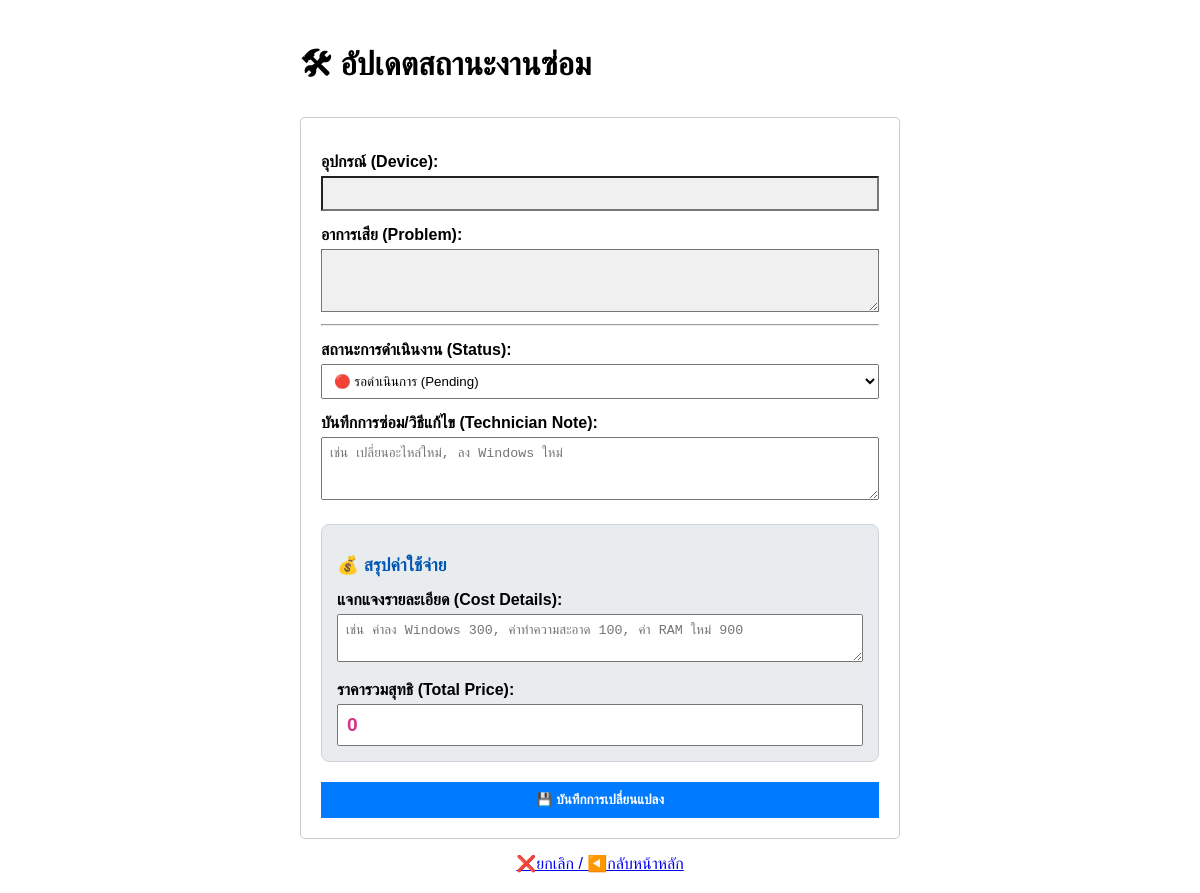
The app's page /update/1 (signed in), older data.
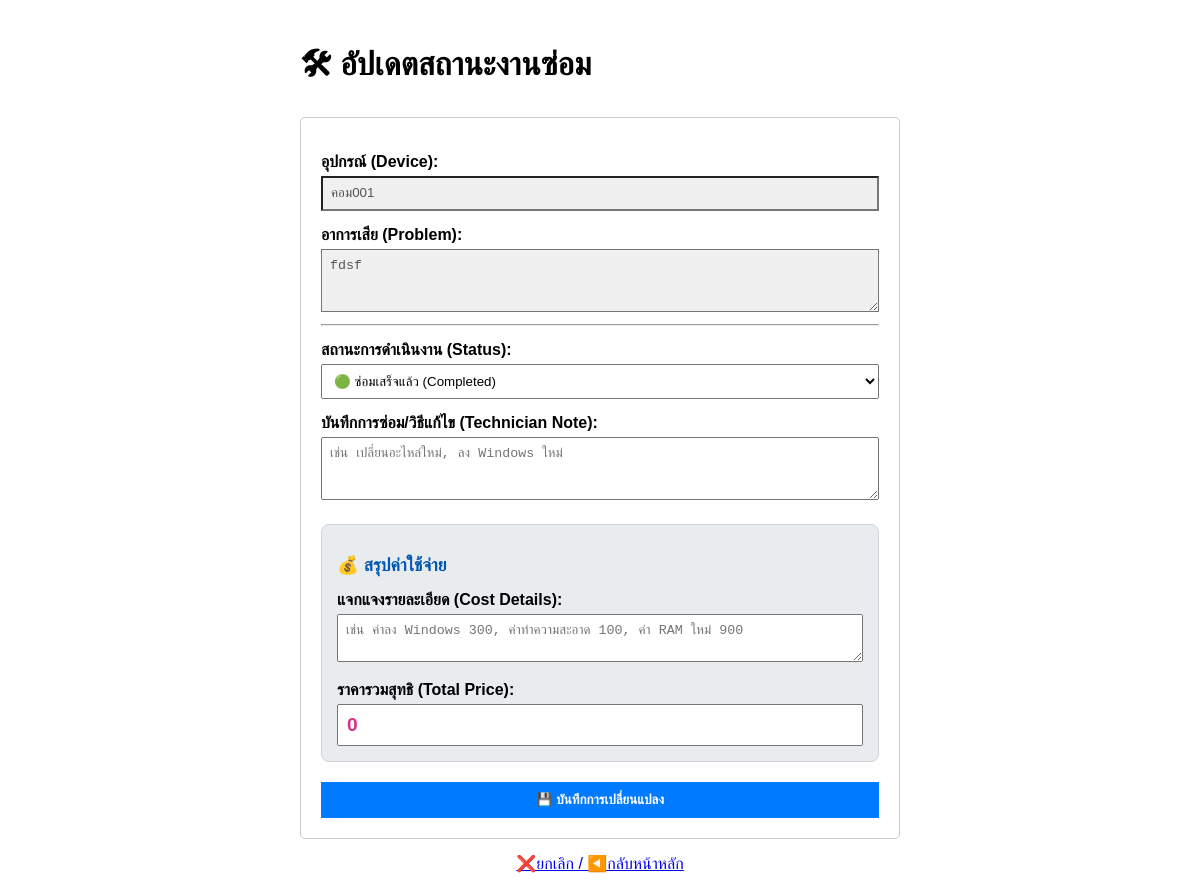
The same page, newer data.
### tables this page shows
CREATE TABLE repairs (
    repair_id INTEGER PRIMARY KEY AUTOINCREMENT,
    user_id INTEGER NOT NULL,
    device_name TEXT NOT NULL,
    problem_detail TEXT NOT NULL,
    location TEXT NOT NULL,
    status TEXT DEFAULT 'Pending',
    report_date TIMESTAMP DEFAULT CURRENT_TIMESTAMP,
    technician_note TEXT,
    spare_parts TEXT,
    cost INTEGER DEFAULT 0,
    FOREIGN KEY (user_id) REFERENCES users (user_id)
);

### app.py (the view, shortened to what this page needs)
@app.route('/update/<int:repair_id>', methods=['GET', 'POST'])
def update_repair(repair_id):
    if session.get('role') != 'admin':
        return redirect(url_for('login'))
    conn = get_db_connection()
    repair = conn.execute('SELECT * FROM repairs WHERE repair_id = ?', (repair_id,)).fetchone()
    conn.close()
    return render_template('update_repair.html', repair=repair)

### app.py (called while the page is built)
def get_db_connection():
    conn = sqlite3.connect('maintenance.db')
    conn.row_factory = sqlite3.Row
    return conn

### templates/update_repair.html (shortened to what this page needs)
<!DOCTYPE html>
<html>
<head>
</head>
<body>
    <h1>🛠 อัปเดตสถานะงานซ่อม</h1>
    <form method="POST">
        <label>อุปกรณ์ (Device):</label>
        <input type="text" value="{{ repair['device_name'] }}" class="readonly" readonly>
        <label>อาการเสีย (Problem):</label>
        <textarea rows="3" class="readonly" readonly>{{ repair['problem_detail'] }}</textarea>
        <hr>
        <label>สถานะการดำเนินงาน (Status):</label>
        <select name="status">
            <option value="Pending" {% if repair['status'] == 'Pending' %}selected{% endif %}>🔴 รอดำเนินการ (Pending)</option>
            <option value="Completed" {% if repair['status'] == 'Completed' %}selected{% endif %}>🟢 ซ่อมเสร็จแล้ว (Completed)</option>
        </select>
        <label>บันทึกการซ่อม/วิธีแก้ไข (Technician Note):</label>
        <textarea name="technician_note" rows="3" placeholder="เช่น เปลี่ยนอะไหล่ใหม่, ลง Windows ใหม่">{{ repair['technician_note'] or '' }}</textarea>
        <div class="cost-section">
            <label class="cost-label">💰 สรุปค่าใช้จ่าย</label>
            <label>แจกแจงรายละเอียด (Cost Details):</label>
            <textarea name="spare_parts" rows="2" placeholder="เช่น ค่าลง Windows 300, ค่าทำความสะอาด 100, ค่า RAM ใหม่ 900">{{ repair['spare_parts'] or '' }}</textarea>
            <label>ราคารวมสุทธิ (Total Price):</label>
            <input type="number" name="cost" placeholder="ระบุยอดรวม (บาท)" value="{{ repair['cost'] or 0 }}" style="font-size: 1.2em; font-weight: bold; color: #d63384;">
        </div>
        <button type="submit">💾 บันทึกการเปลี่ยนแปลง</button>
    </form>
    <a href="{{ url_for('dashboard') }}" style="display:block; margin-top:15px; text-align:center;">❌ยกเลิก / ◀️กลับหน้าหลัก</a>
</body>
</html>

Row changes from the older to the newer data that the page shows:
added repairs: device_name "คอม001", problem_detail "fdsf", status "🟢 ซ่อมเสร็จแล้ว (Completed)", cost "0"
Text that changed along with them:
form field status: "🔴 รอดำเนินการ (Pending)" → (not shown)
form field cost: "0" → (not shown)
